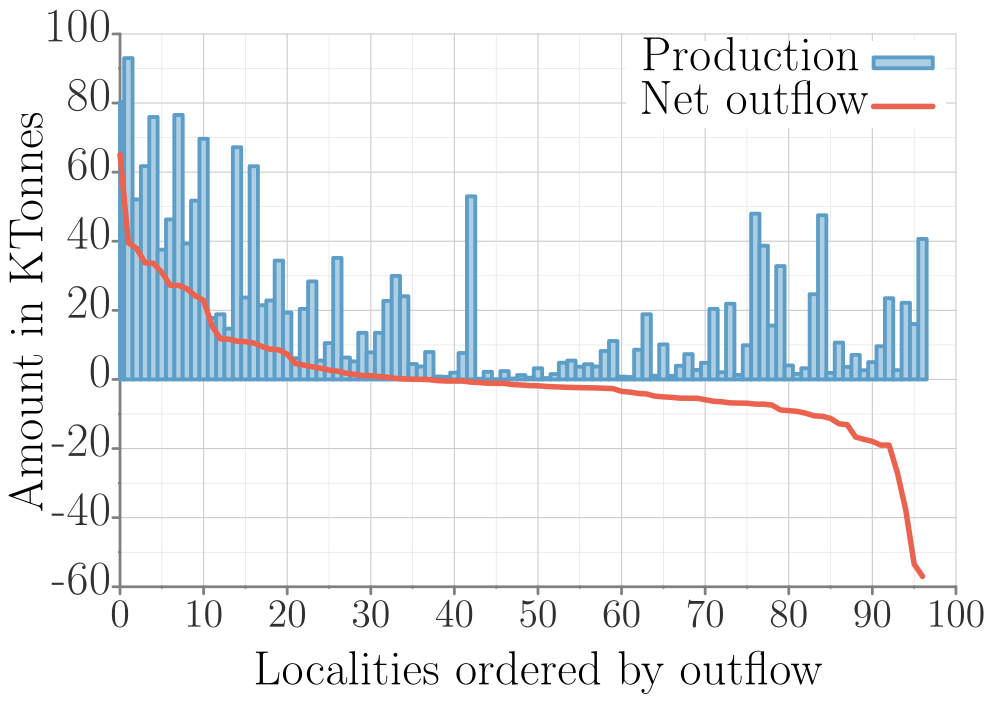

This chart was generated by the following gnuplot code:
##### terminal
set term tikz standalone size 12.5cm,8.75cm font ",14" gparrows scale 2,2 textscale 2
set datafile separator ','

##### output
set output 'prod_netout_flows_precip1_b0_k1000.tex'

##### bg: bg color, axes, grid, tics
##### http://www.colourlovers.com/palette/268142/Danger_Mouse
Danger='#F84934'; # red
Shoes='#4D5E5F'; # grey
##### Rand Olson
roBlue='#1F77B4';
roRed='#D62728';
# border
set style line 21 lt 1 lc rgb '#808080' 
set border 3 back ls 21 lw 5
# grid
set style line 22 lt 2 lc rgb '#CCCCCC' lw 2
set style line 23 lt 2 lc rgb '#DDDDDD' lw 1
set grid xtics mxtics ytics mytics back ls 22, ls 23
# tics
set tics textcolor rgb '#303030'
set tics nomirror out scale 1,.1
set mxtics 2
set mytics 2

##### load default linestyles
set style increment user
# taken care of in terminal
do for [i=1:15] { set style line i lt 1 lw 7 }

##### line colors
# mathematica default
DarkBlue= '#5e82b5'
Orange=   '#e09c24'
Green=    '#8fb030'
Red=      '#eb634f'
Purple=   '#8778b3'
Brown=    '#c46e1a'
LightBlue='#5c9ec7'
Yellow=   '#FDBF6F'
MATHEMATICA="#5e82b5 #e09c24 #8fb030 #eb634f #8778b3 #c46e1a #5c9ec7 #FDBF6F"
do for[i=1:8] {set style line i lc rgb word(MATHEMATICA,i)}
####

##### data style
set style data lines

# NOTE: offsets should be a function of font sizes
##### key
set key t l Left spacing 2 width 5 opaque font ",18"

##### tics (note that tics are also set in theme)
set xtics font ",18" offset 0,.2
set ytics font ",18" offset 1.5,0

##### plot
set title font ",18" "" offset -3,.3
set xlabel "Localities ordered by outflow" offset 0,0 font ",18"
set ylabel "Amount in KTonnes" offset -2,0 font ",18"


set notitle;        set key t r width 7;        set ytics offset 2,0;        set xtics offset 0,-.5;        set xlabel offset 0,.4;        set ylabel offset -.2,0;        set format y "%.s";        set xtics font ",15";

plot "../results/props_flows_precip1_b0_k1000.csv" u 3 w boxes fs solid .5 ls 7 t "Production","../results/props_flows_precip1_b0_k1000.csv" u 2 ls 4 lw 10 t "Net outflow";
